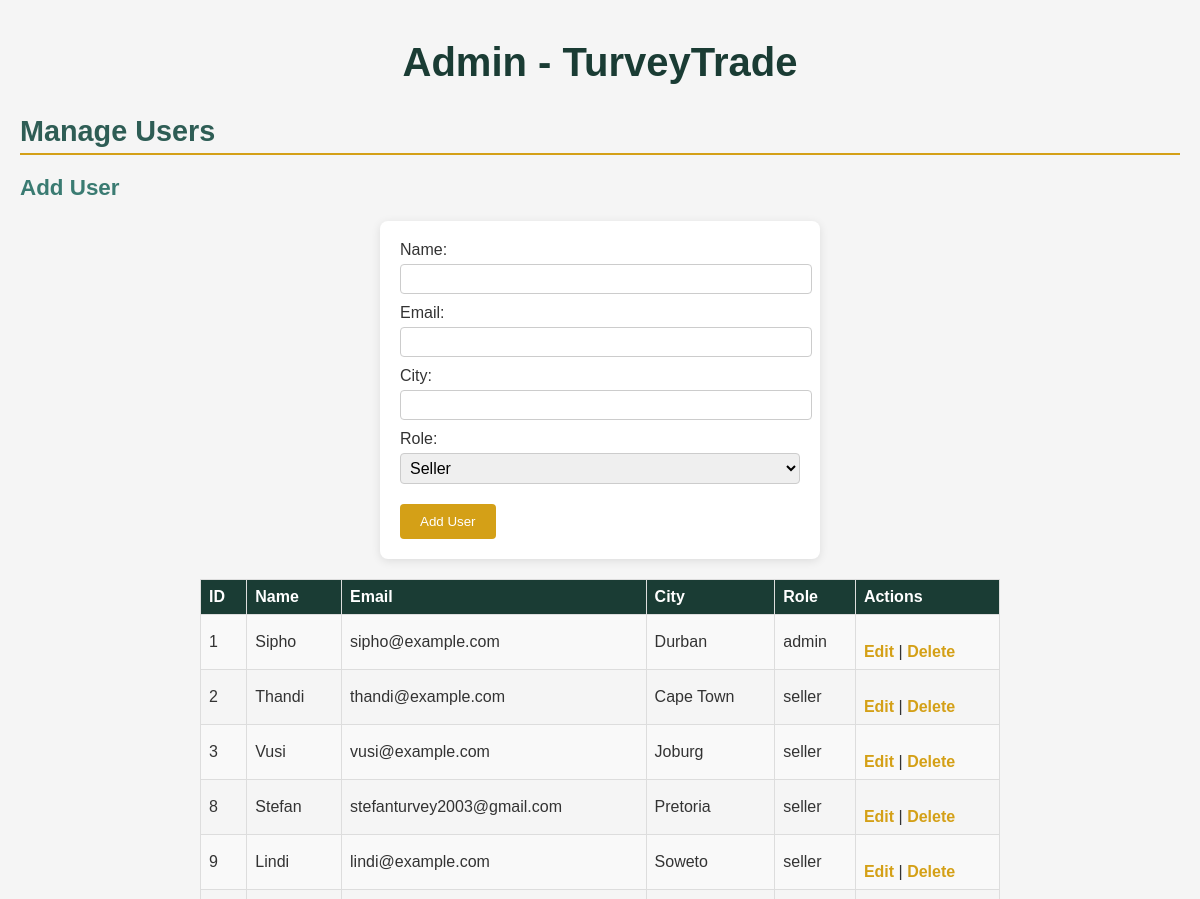
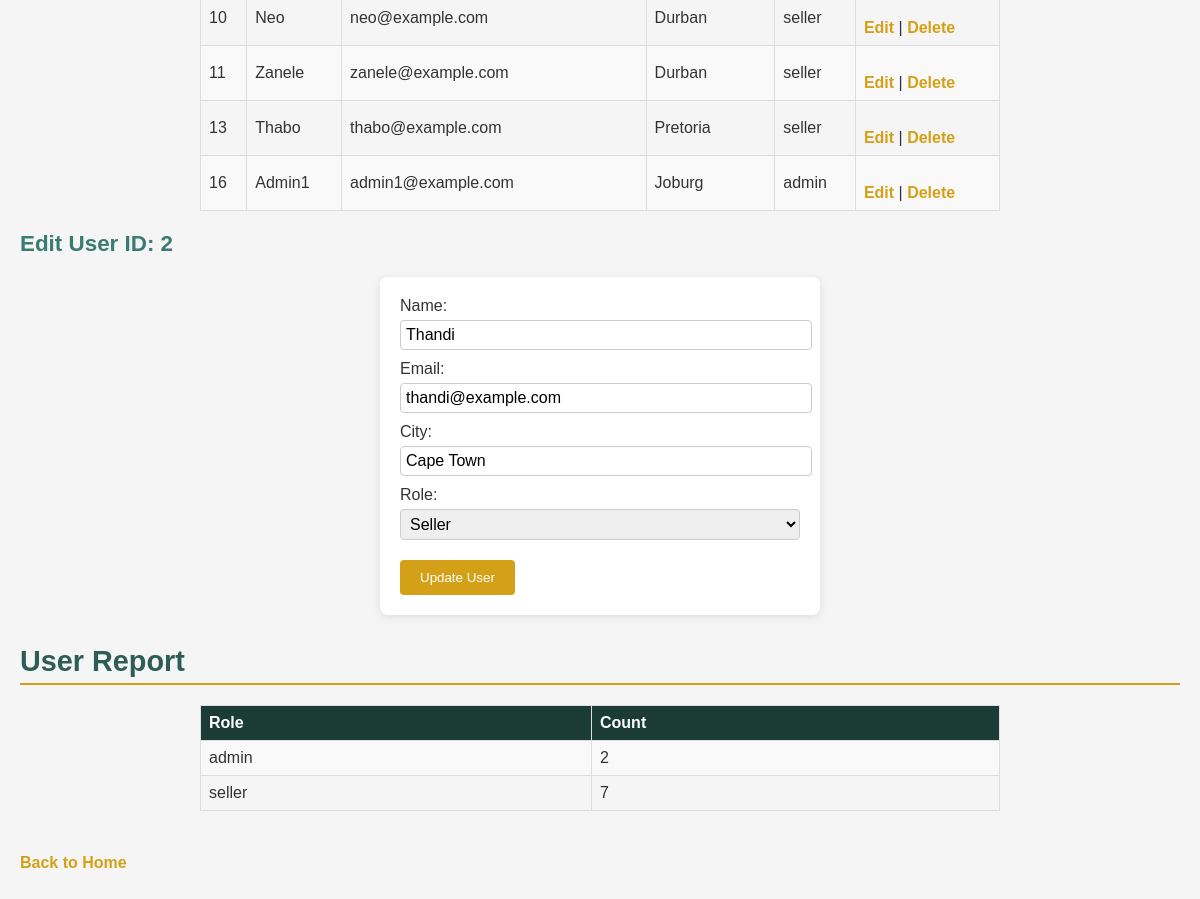
The app's page /admin.php?edit=2 with its own data (2 pictures, top to bottom).
### tables this page shows
CREATE TABLE `users` (
  `id` int(11) NOT NULL,
  `name` varchar(50) DEFAULT NULL,
  `city` varchar(50) DEFAULT NULL,
  `join_date` date DEFAULT NULL,
  `email` varchar(100) DEFAULT NULL,
  `phone` varchar(15) DEFAULT NULL,
  `role` varchar(50) DEFAULT 'seller'
);

### admin.php (the view, shortened to what this page needs)
<!DOCTYPE html>
<html lang="en">
<head>
    <link rel="stylesheet" href="styles.css">
</head>
<body>
    <h1>Admin - TurveyTrade</h1>
    <h2>Manage Users</h2>
    <h3>Add User</h3>
    <form action="admin.php" method="POST">
        <label>Name:</label><input type="text" name="name" required><br>
        <label>Email:</label><input type="email" name="email" required><br>
        <label>City:</label><input type="text" name="city" required><br>
        <label>Role:</label><select name="role"><option value="seller">Seller</option><option value="admin">Admin</option></select><br>
        <input type="submit" name="add" value="Add User">
    </form>
    <?php
    include 'db_connect.php';
    $sql = "SELECT id, name, email, city, role FROM users";
    $result = mysqli_query($conn, $sql);
    if (mysqli_num_rows($result) > 0) {
        echo "<table><tr><th>ID</th><th>Name</th><th>Email</th><th>City</th><th>Role</th><th>Actions</th></tr>";
        while ($row = mysqli_fetch_assoc($result)) {
            echo "<tr>";
            echo "<td>{$row['id']}</td><td>{$row['name']}</td><td>{$row['email']}</td><td>{$row['city']}</td><td>{$row['role']}</td>";
            echo "<td><a href='admin.php?edit={$row['id']}'>Edit</a> | <a href='admin.php?delete={$row['id']}' onclick='return confirm(\"Delete user?\");'>Delete</a></td>";
            echo "</tr>";
        }
        echo "</table>";
    } else {
        echo "<p>No users found!</p>";
    }
    if (isset($_GET['edit'])) {
        $id = mysqli_real_escape_string($conn, $_GET['edit']);
        $sql = "SELECT name, email, city, role FROM users WHERE id = '$id'";
        $result = mysqli_query($conn, $sql);
        $user = mysqli_fetch_assoc($result);
        ?>
        <h3>Edit User ID: <?php echo $id; ?></h3>
        <form action="admin.php" method="POST">
            <label>Name:</label><input type="text" name="name" value="<?php echo $user['name']; ?>" required><br>
            <label>Email:</label><input type="email" name="email" value="<?php echo $user['email']; ?>" required><br>
            <label>City:</label><input type="text" name="city" value="<?php echo $user['city']; ?>" required><br>
            <label>Role:</label><select name="role">
                <option value="seller" <?php if ($user['role'] == 'seller') echo 'selected'; ?>>Seller</option>
            </select><br>
            <input type="submit" name="update" value="Update User">
        </form>
        <?php
    }
    ?>
    <h2>User Report</h2>
    <?php
    $sql = "SELECT role, COUNT(*) as count FROM users GROUP BY role";
    $result = mysqli_query($conn, $sql);
    if (mysqli_num_rows($result) > 0) {
        echo "<table><tr><th>Role</th><th>Count</th></tr>";
        while ($row = mysqli_fetch_assoc($result)) {
            echo "<tr><td>{$row['role']}</td><td>{$row['count']}</td></tr>";
        }
        echo "</table>";
    } else {
        echo "<p>No data for report!</p>";
    }
    ?>
    <p><a href="index.php">Back to Home</a></p>
</body>
</html>

### styles.css (style rules this page uses)
body { font-family: Arial, sans-serif; margin: 0; padding: 20px; background: #f5f5f5; color: #333; }
h1 { color: #1a3c34; text-align: center; margin: 20px 0; font-size: 2.5em; }
h2 { color: #2e5d55; margin: 30px 0 15px; font-size: 1.8em; border-bottom: 2px solid #d4a017; padding-bottom: 5px; }
h3 { color: #3a7b72; margin: 20px 0 10px; font-size: 1.4em; }
p { margin: 8px 0; line-height: 1.5; }
form { max-width: 400px; margin: 20px auto; padding: 20px; background: #fff; border-radius: 8px; box-shadow: 0 2px 10px rgba(0, 0, 0, 0.1); }
label { display: block; margin-bottom: 5px; }
input[type="text"], input[type="number"], input[type="email"], textarea, select { width: 100%; padding: 5px; margin-bottom: 10px; border: 1px solid #ccc; border-radius: 4px; font-size: 16px; }
input[type="submit"], .paypal-btn, .report-btn { background: #d4a017; color: white; padding: 10px 20px; border: none; border-radius: 4px; cursor: pointer; margin-top: 10px; }
a { display: inline-block; margin-top: 20px; color: #d4a017; text-decoration: none; font-weight: bold; }
table { border-collapse: collapse; width: 100%; max-width: 800px; margin: 20px auto; }
th, td { border: 1px solid #ddd; padding: 8px; text-align: left; }
th { background: #1a3c34; color: white; }
tr:nth-child(even) { background: #f9f9f9; }

### records on screen
users: id "1", name "Sipho", email "sipho@example.com", city "Durban", role "admin"
users: id "2", name "Thandi", email "thandi@example.com", city "Cape Town", role "seller", role "Seller"
users: id "3", name "Vusi", email "vusi@example.com", city "Joburg", role "seller"
users: id "8", name "Stefan", email "stefanturvey2003@gmail.com", city "Pretoria", role "seller"
users: id "9", name "Lindi", email "lindi@example.com", city "Soweto", role "seller"
users: id "10", name "Neo", email "neo@example.com", city "Durban", role "seller"
users: id "11", name "Zanele", email "zanele@example.com", city "Durban", role "seller"
users: id "13", name "Thabo", email "thabo@example.com", city "Pretoria", role "seller"
users: id "16", name "Admin1", email "admin1@example.com", city "Joburg", role "admin"

### other values on screen
$id "2"
$row['role'] "admin"
$row['count'] "2"
$row['role'] "seller"
$row['count'] "7"
